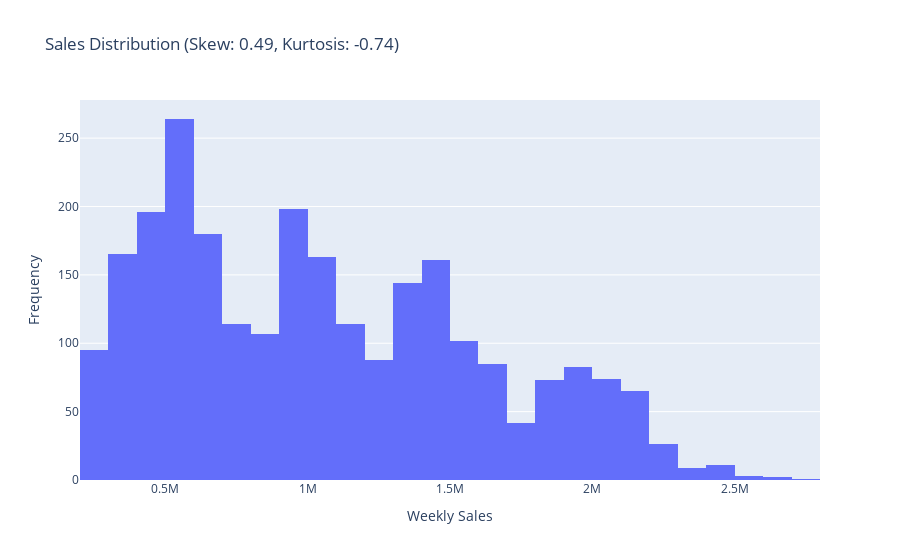

The notebook cell this image was saved under:
### Code cell
import plotly.graph_objects as go

fig_dist = go.Figure()
fig_dist.add_trace(go.Histogram(x=df['weekly_sales'], nbinsx=50, name='Sales'))
fig_dist.update_layout(
    title=f"Sales Distribution (Skew: {df['weekly_sales'].skew():.2f}, Kurtosis: {df['weekly_sales'].kurtosis():.2f})",
    xaxis_title="Weekly Sales",
    yaxis_title="Frequency"
)
fig_dist.show()

### Figure 1 — Plotly figure (JSON) as saved in the notebook; plotly's stock layout.template omitted (floating-point values rounded to 4 significant figures; data arrays with more than 128 entries replaced by an {"elided": "..."} marker saying what was removed)
{"data": [{"name": "Sales", "nbinsx": 50, "type": "histogram", "x": {"elided": "2565 float values"}}], "layout": {"title": {"text": "Sales Distribution (Skew: 0.49, Kurtosis: -0.74)"}, "xaxis": {"title": {"text": "Weekly Sales"}}, "yaxis": {"title": {"text": "Frequency"}}}}
